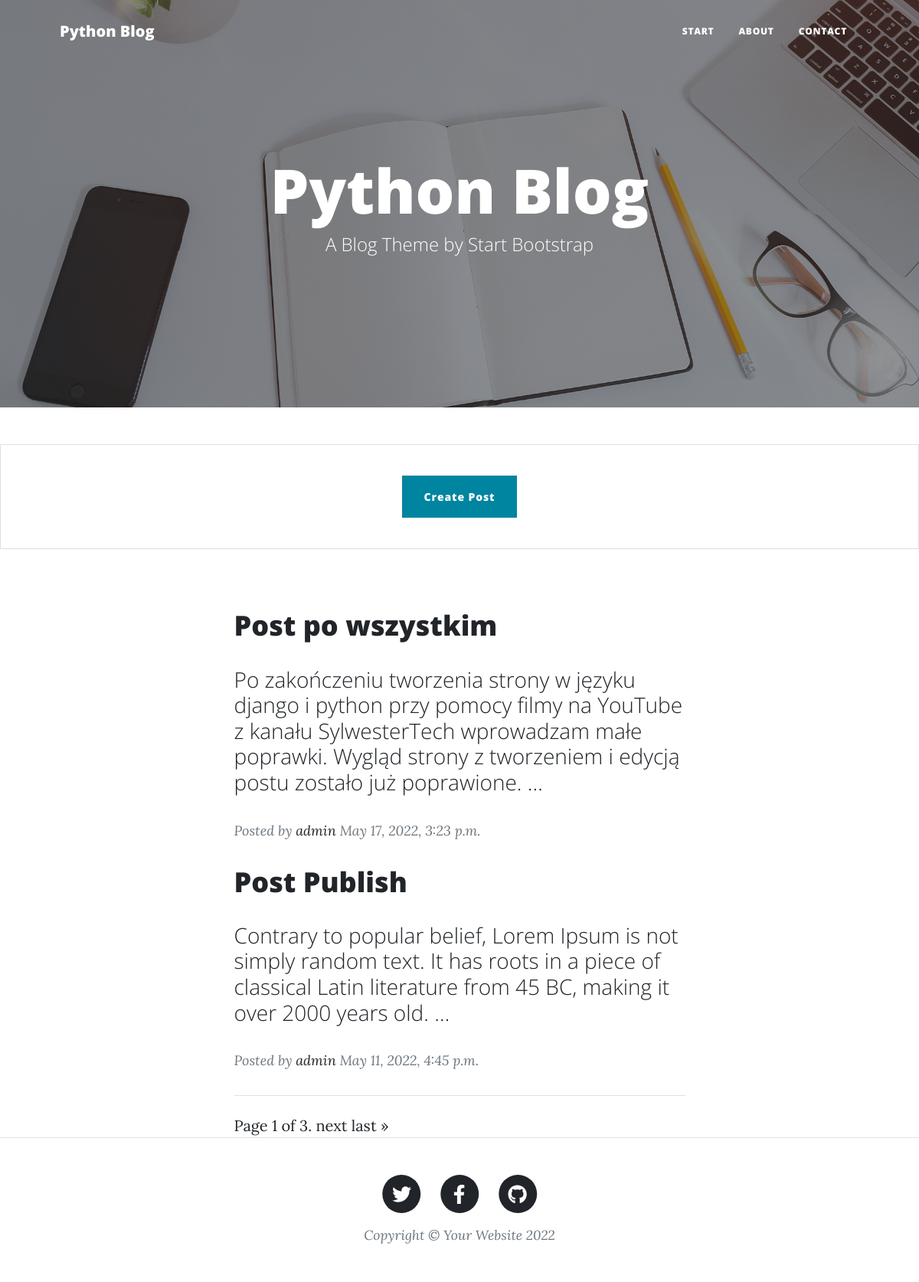
Page /blog/ (signed in) on the committed database.
### blog/models.py (models this page shows, shortened)
class Post(models.Model):
    title = models.CharField(max_length=55)
    subhead = models.CharField(max_length=55, blank=True, null=True)
    slug = models.SlugField(max_length=55, unique=True)
    body = models.TextField()
    status = models.IntegerField(choices=STATUS, default=1)
    created_by = models.ForeignKey(User, on_delete=models.CASCADE)
    created_date = models.DateTimeField(auto_now_add=True)
    update_date = models.DateTimeField(auto_now=True)
    publish_date = models.DateTimeField(default=now)
    class Meta:
        ordering = ('-created_date',)
    def get_absolute_url(self):
        return reverse('blog:post_detail', kwargs={'get_slug': self.slug})

### blog/views.py (the view)
# urls.py: path('', PostListView.as_view(), name='post_list'),
class PostListView(ListView):
    model = Post
    template_name = "blog/post_list.html"
    paginate_by = 2
    def get_queryset(self):
        return Post.objects.filter(status = 2)

### templates/blog/post_list.html (shortened to what this page needs)
{% extends 'base/base.html' %}
{% load static %}
{% block content %}
<header class="masthead" style="background-image: url('/media/home-bg.jpg')">
    <div class="container position-relative px-4 px-lg-5">
        <div class="row gx-4 gx-lg-5 justify-content-center">
            <div class="col-md-10 col-lg-8 col-xl-7">
                <div class="site-heading">
                    <h1>Python Blog</h1>
                    <span class="subheading">A Blog Theme by Start Bootstrap</span>
                </div>
            </div>
        </div>
    </div>
</header>
{% if user.is_authenticated %}
<div class='card my-5 py-4 text-center'>
    <div class='card-body'>
        <a href='{% url "blog:post_create"%}' class="btn btn-primary"> Create Post </a>
    </div>
</div>
{% endif %}
<div class="container px-4 px-lg-5">
    <div class="row gx-4 gx-lg-5 justify-content-center">
        <div class="col-md-10 col-lg-8 col-xl-7">
            {% for object in page_obj %}
                <div class="post-preview">
                    <a href="{{ object.get_absolute_url}}">
                        <h2 class="post-title">{{ object.title }}</h2>
                        <h3 class="post-subtitle">{{ object.body|truncatewords:30|linebreaks }}</h3>
                    </a>
                    <p class="post-meta">
                        Posted by
                        <a href="#!">{{ object.created_by}}</a>
                        {{ object.created_date}}
                    </p>
                </div>
            {% endfor %}
            <hr class="my-4" />
            <div>
                Page {{ page_obj.number }} of {{ page_obj.paginator.num_pages }}.
            {% if page_obj.has_next %}
                <a href="?page={{ page_obj.next_page_number }}">next </a>
                <a href="?page={{ page_obj.paginator.num_pages }}"> last &raquo;</a>
            {% endif %}
            </div>
        </div>
    </div>
</div>
{% endblock %}

### rows in the picture
Post: title "Post po wszystkim", body "Po zakończeniu tworzenia strony w języku django i python przy pomocy filmy na YouTube z kanału SylwesterTech wprowadzam małe poprawki. Wygląd strony z tworzeniem i edycją postu zostało już poprawione. …", created_by "admin", created_date "May 17, 2022, 3:23 p.m."
Post: title "Post Publish", body "Contrary to popular belief, Lorem Ipsum is not simply random text. It has roots in a piece of classical Latin literature from 45 BC, making it over 2000 years old. …", created_by "admin", created_date "May 11, 2022, 4:45 p.m."

### other values in the picture
{{ page_obj.number }} "1"
{{ page_obj.paginator.num_pages }} "3"
